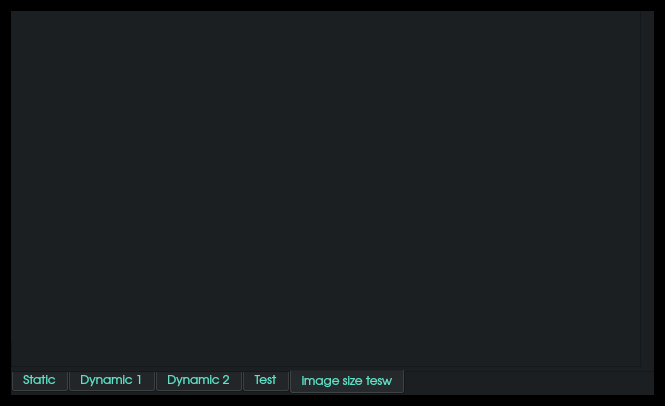
<?xml version="1.0" encoding="UTF-8"?>
<ui version="4.0">
 <class>MainWindow</class>
 <widget class="QMainWindow" name="MainWindow">
  <property name="geometry">
   <rect>
    <x>0</x>
    <y>0</y>
    <width>665</width>
    <height>406</height>
   </rect>
  </property>
  <property name="maximumSize">
   <size>
    <width>665</width>
    <height>406</height>
   </size>
  </property>
  <property name="windowTitle">
   <string>MainWindow</string>
  </property>
  <property name="styleSheet">
   <string notr="true">background-color: rgb(0, 0, 0);</string>
  </property>
  <widget class="QWidget" name="centralWidget">
   <property name="sizePolicy">
    <sizepolicy hsizetype="Maximum" vsizetype="Maximum">
     <horstretch>0</horstretch>
     <verstretch>0</verstretch>
    </sizepolicy>
   </property>
   <layout class="QGridLayout" name="gridLayout">
    <item row="1" column="0">
     <widget class="QTabWidget" name="tabWidget">
      <property name="sizePolicy">
       <sizepolicy hsizetype="Expanding" vsizetype="Expanding">
        <horstretch>0</horstretch>
        <verstretch>0</verstretch>
       </sizepolicy>
      </property>
      <property name="palette">
       <palette>
        <active>
         <colorrole role="WindowText">
          <brush brushstyle="SolidPattern">
           <color alpha="255">
            <red>96</red>
            <green>225</green>
            <blue>200</blue>
           </color>
          </brush>
         </colorrole>
         <colorrole role="Button">
          <brush brushstyle="SolidPattern">
           <color alpha="255">
            <red>27</red>
            <green>31</green>
            <blue>34</blue>
           </color>
          </brush>
         </colorrole>
         <colorrole role="Text">
          <brush brushstyle="SolidPattern">
           <color alpha="255">
            <red>96</red>
            <green>225</green>
            <blue>200</blue>
           </color>
          </brush>
         </colorrole>
         <colorrole role="ButtonText">
          <brush brushstyle="SolidPattern">
           <color alpha="255">
            <red>96</red>
            <green>225</green>
            <blue>200</blue>
           </color>
          </brush>
         </colorrole>
         <colorrole role="Base">
          <brush brushstyle="SolidPattern">
           <color alpha="255">
            <red>27</red>
            <green>31</green>
            <blue>34</blue>
           </color>
          </brush>
         </colorrole>
         <colorrole role="Window">
          <brush brushstyle="SolidPattern">
           <color alpha="255">
            <red>27</red>
            <green>31</green>
            <blue>34</blue>
           </color>
          </brush>
         </colorrole>
        </active>
        <inactive>
         <colorrole role="WindowText">
          <brush brushstyle="SolidPattern">
           <color alpha="255">
            <red>96</red>
            <green>225</green>
            <blue>200</blue>
           </color>
          </brush>
         </colorrole>
         <colorrole role="Button">
          <brush brushstyle="SolidPattern">
           <color alpha="255">
            <red>27</red>
            <green>31</green>
            <blue>34</blue>
           </color>
          </brush>
         </colorrole>
         <colorrole role="Text">
          <brush brushstyle="SolidPattern">
           <color alpha="255">
            <red>96</red>
            <green>225</green>
            <blue>200</blue>
           </color>
          </brush>
         </colorrole>
         <colorrole role="ButtonText">
          <brush brushstyle="SolidPattern">
           <color alpha="255">
            <red>96</red>
            <green>225</green>
            <blue>200</blue>
           </color>
          </brush>
         </colorrole>
         <colorrole role="Base">
          <brush brushstyle="SolidPattern">
           <color alpha="255">
            <red>27</red>
            <green>31</green>
            <blue>34</blue>
           </color>
          </brush>
         </colorrole>
         <colorrole role="Window">
          <brush brushstyle="SolidPattern">
           <color alpha="255">
            <red>27</red>
            <green>31</green>
            <blue>34</blue>
           </color>
          </brush>
         </colorrole>
        </inactive>
        <disabled>
         <colorrole role="WindowText">
          <brush brushstyle="SolidPattern">
           <color alpha="255">
            <red>96</red>
            <green>225</green>
            <blue>200</blue>
           </color>
          </brush>
         </colorrole>
         <colorrole role="Button">
          <brush brushstyle="SolidPattern">
           <color alpha="255">
            <red>27</red>
            <green>31</green>
            <blue>34</blue>
           </color>
          </brush>
         </colorrole>
         <colorrole role="Text">
          <brush brushstyle="SolidPattern">
           <color alpha="255">
            <red>96</red>
            <green>225</green>
            <blue>200</blue>
           </color>
          </brush>
         </colorrole>
         <colorrole role="ButtonText">
          <brush brushstyle="SolidPattern">
           <color alpha="255">
            <red>96</red>
            <green>225</green>
            <blue>200</blue>
           </color>
          </brush>
         </colorrole>
         <colorrole role="Base">
          <brush brushstyle="SolidPattern">
           <color alpha="255">
            <red>27</red>
            <green>31</green>
            <blue>34</blue>
           </color>
          </brush>
         </colorrole>
         <colorrole role="Window">
          <brush brushstyle="SolidPattern">
           <color alpha="255">
            <red>27</red>
            <green>31</green>
            <blue>34</blue>
           </color>
          </brush>
         </colorrole>
        </disabled>
       </palette>
      </property>
      <property name="font">
       <font>
        <family>URW Gothic L</family>
       </font>
      </property>
      <property name="cursor">
       <cursorShape>BusyCursor</cursorShape>
      </property>
      <property name="layoutDirection">
       <enum>Qt::LeftToRight</enum>
      </property>
      <property name="autoFillBackground">
       <bool>false</bool>
      </property>
      <property name="styleSheet">
       <string notr="true">
background-color: rgb(27,31,34);
color: rgb(96,225,200);</string>
      </property>
      <property name="tabPosition">
       <enum>QTabWidget::South</enum>
      </property>
      <property name="tabShape">
       <enum>QTabWidget::Rounded</enum>
      </property>
      <property name="currentIndex">
       <number>4</number>
      </property>
      <property name="iconSize">
       <size>
        <width>14</width>
        <height>16</height>
       </size>
      </property>
      <property name="elideMode">
       <enum>Qt::ElideNone</enum>
      </property>
      <property name="documentMode">
       <bool>true</bool>
      </property>
      <property name="tabsClosable">
       <bool>false</bool>
      </property>
      <property name="movable">
       <bool>false</bool>
      </property>
      <widget class="QWidget" name="Static">
       <attribute name="title">
        <string>Static</string>
       </attribute>
       <widget class="QLCDNumber" name="GasS">
        <property name="geometry">
         <rect>
          <x>330</x>
          <y>210</y>
          <width>151</width>
          <height>121</height>
         </rect>
        </property>
        <property name="styleSheet">
         <string notr="true">color: rgb(255, 255, 255);</string>
        </property>
        <property name="midLineWidth">
         <number>1</number>
        </property>
        <property name="numDigits">
         <number>2</number>
        </property>
        <property name="digitCount">
         <number>2</number>
        </property>
        <property name="value" stdset="0">
         <double>75.000000000000000</double>
        </property>
       </widget>
       <widget class="QTextBrowser" name="CTLS">
        <property name="geometry">
         <rect>
          <x>-30</x>
          <y>160</y>
          <width>161</width>
          <height>41</height>
         </rect>
        </property>
        <property name="html">
         <string>&lt;!DOCTYPE HTML PUBLIC &quot;-//W3C//DTD HTML 4.0//EN&quot; &quot;http://www.w3.org/TR/REC-html40/strict.dtd&quot;&gt;
&lt;html&gt;&lt;head&gt;&lt;meta name=&quot;qrichtext&quot; content=&quot;1&quot; /&gt;&lt;style type=&quot;text/css&quot;&gt;
p, li { white-space: pre-wrap; }
&lt;/style&gt;&lt;/head&gt;&lt;body style=&quot; font-family:'Roboto'; font-size:12pt; font-weight:200; font-style:normal;&quot;&gt;
&lt;p style=&quot; margin-top:0px; margin-bottom:0px; margin-left:0px; margin-right:0px; -qt-block-indent:0; text-indent:0px;&quot;&gt;&lt;span style=&quot; font-size:16pt; color:#ffffff;&quot;&gt;Coolant Temp&lt;/span&gt;&lt;/p&gt;&lt;/body&gt;&lt;/html&gt;</string>
        </property>
       </widget>
       <widget class="QTextBrowser" name="MessageS">
        <property name="geometry">
         <rect>
          <x>340</x>
          <y>-40</y>
          <width>251</width>
          <height>161</height>
         </rect>
        </property>
        <property name="html">
         <string>&lt;!DOCTYPE HTML PUBLIC &quot;-//W3C//DTD HTML 4.0//EN&quot; &quot;http://www.w3.org/TR/REC-html40/strict.dtd&quot;&gt;
&lt;html&gt;&lt;head&gt;&lt;meta name=&quot;qrichtext&quot; content=&quot;1&quot; /&gt;&lt;style type=&quot;text/css&quot;&gt;
p, li { white-space: pre-wrap; }
&lt;/style&gt;&lt;/head&gt;&lt;body style=&quot; font-family:'Roboto'; font-size:12pt; font-weight:200; font-style:normal;&quot;&gt;
&lt;p style=&quot; margin-top:0px; margin-bottom:0px; margin-left:0px; margin-right:0px; -qt-block-indent:0; text-indent:0px;&quot;&gt;&lt;span style=&quot; font-size:22pt; color:#ffffff;&quot;&gt;A/F ratio too high&lt;/span&gt;&lt;/p&gt;&lt;/body&gt;&lt;/html&gt;</string>
        </property>
       </widget>
       <widget class="QTextBrowser" name="OTLS">
        <property name="geometry">
         <rect>
          <x>160</x>
          <y>160</y>
          <width>101</width>
          <height>41</height>
         </rect>
        </property>
        <property name="html">
         <string>&lt;!DOCTYPE HTML PUBLIC &quot;-//W3C//DTD HTML 4.0//EN&quot; &quot;http://www.w3.org/TR/REC-html40/strict.dtd&quot;&gt;
&lt;html&gt;&lt;head&gt;&lt;meta name=&quot;qrichtext&quot; content=&quot;1&quot; /&gt;&lt;style type=&quot;text/css&quot;&gt;
p, li { white-space: pre-wrap; }
&lt;/style&gt;&lt;/head&gt;&lt;body style=&quot; font-family:'Roboto'; font-size:12pt; font-weight:200; font-style:normal;&quot;&gt;
&lt;p style=&quot; margin-top:0px; margin-bottom:0px; margin-left:0px; margin-right:0px; -qt-block-indent:0; text-indent:0px;&quot;&gt;&lt;span style=&quot; font-size:16pt; color:#ffffff;&quot;&gt;Oil Temp&lt;/span&gt;&lt;/p&gt;&lt;/body&gt;&lt;/html&gt;</string>
        </property>
       </widget>
       <widget class="QTextBrowser" name="BlabelS">
        <property name="geometry">
         <rect>
          <x>170</x>
          <y>-50</y>
          <width>141</width>
          <height>41</height>
         </rect>
        </property>
        <property name="html">
         <string>&lt;!DOCTYPE HTML PUBLIC &quot;-//W3C//DTD HTML 4.0//EN&quot; &quot;http://www.w3.org/TR/REC-html40/strict.dtd&quot;&gt;
&lt;html&gt;&lt;head&gt;&lt;meta name=&quot;qrichtext&quot; content=&quot;1&quot; /&gt;&lt;style type=&quot;text/css&quot;&gt;
p, li { white-space: pre-wrap; }
&lt;/style&gt;&lt;/head&gt;&lt;body style=&quot; font-family:'Roboto'; font-size:12pt; font-weight:200; font-style:normal;&quot;&gt;
&lt;p style=&quot; margin-top:0px; margin-bottom:0px; margin-left:0px; margin-right:0px; -qt-block-indent:0; text-indent:0px;&quot;&gt;&lt;span style=&quot; font-size:16pt; color:#ffffff;&quot;&gt;Battery&lt;/span&gt;&lt;/p&gt;&lt;/body&gt;&lt;/html&gt;</string>
        </property>
       </widget>
       <widget class="QLCDNumber" name="BattS">
        <property name="geometry">
         <rect>
          <x>170</x>
          <y>0</y>
          <width>151</width>
          <height>111</height>
         </rect>
        </property>
        <property name="styleSheet">
         <string notr="true">color: rgb(255, 255, 255);</string>
        </property>
        <property name="midLineWidth">
         <number>1</number>
        </property>
        <property name="numDigits">
         <number>4</number>
        </property>
        <property name="value" stdset="0">
         <double>13.199999999999999</double>
        </property>
       </widget>
       <widget class="QTextBrowser" name="LSpeedS">
        <property name="geometry">
         <rect>
          <x>-30</x>
          <y>-50</y>
          <width>171</width>
          <height>41</height>
         </rect>
        </property>
        <property name="html">
         <string>&lt;!DOCTYPE HTML PUBLIC &quot;-//W3C//DTD HTML 4.0//EN&quot; &quot;http://www.w3.org/TR/REC-html40/strict.dtd&quot;&gt;
&lt;html&gt;&lt;head&gt;&lt;meta name=&quot;qrichtext&quot; content=&quot;1&quot; /&gt;&lt;style type=&quot;text/css&quot;&gt;
p, li { white-space: pre-wrap; }
&lt;/style&gt;&lt;/head&gt;&lt;body style=&quot; font-family:'Roboto'; font-size:12pt; font-weight:200; font-style:normal;&quot;&gt;
&lt;p style=&quot; margin-top:0px; margin-bottom:0px; margin-left:0px; margin-right:0px; -qt-block-indent:0; text-indent:0px;&quot;&gt;&lt;span style=&quot; font-size:16pt; color:#ffffff;&quot;&gt;Engine Speed&lt;/span&gt;&lt;/p&gt;&lt;/body&gt;&lt;/html&gt;</string>
        </property>
       </widget>
       <widget class="QTextBrowser" name="GLS">
        <property name="geometry">
         <rect>
          <x>330</x>
          <y>160</y>
          <width>51</width>
          <height>41</height>
         </rect>
        </property>
        <property name="html">
         <string>&lt;!DOCTYPE HTML PUBLIC &quot;-//W3C//DTD HTML 4.0//EN&quot; &quot;http://www.w3.org/TR/REC-html40/strict.dtd&quot;&gt;
&lt;html&gt;&lt;head&gt;&lt;meta name=&quot;qrichtext&quot; content=&quot;1&quot; /&gt;&lt;style type=&quot;text/css&quot;&gt;
p, li { white-space: pre-wrap; }
&lt;/style&gt;&lt;/head&gt;&lt;body style=&quot; font-family:'Roboto'; font-size:12pt; font-weight:200; font-style:normal;&quot;&gt;
&lt;p style=&quot; margin-top:0px; margin-bottom:0px; margin-left:0px; margin-right:0px; -qt-block-indent:0; text-indent:0px;&quot;&gt;&lt;span style=&quot; font-size:16pt; color:#ffffff;&quot;&gt;Gas&lt;/span&gt;&lt;/p&gt;&lt;/body&gt;&lt;/html&gt;</string>
        </property>
       </widget>
       <widget class="QLCDNumber" name="CoolantTempS">
        <property name="geometry">
         <rect>
          <x>-30</x>
          <y>210</y>
          <width>181</width>
          <height>121</height>
         </rect>
        </property>
        <property name="styleSheet">
         <string notr="true">color: rgb(255, 255, 255);</string>
        </property>
        <property name="midLineWidth">
         <number>1</number>
        </property>
        <property name="smallDecimalPoint">
         <bool>false</bool>
        </property>
        <property name="numDigits">
         <number>3</number>
        </property>
        <property name="value" stdset="0">
         <double>185.000000000000000</double>
        </property>
       </widget>
       <widget class="QLCDNumber" name="EngineSpeedS">
        <property name="geometry">
         <rect>
          <x>-30</x>
          <y>0</y>
          <width>191</width>
          <height>111</height>
         </rect>
        </property>
        <property name="styleSheet">
         <string notr="true">color: rgb(255, 255, 255);</string>
        </property>
        <property name="midLineWidth">
         <number>1</number>
        </property>
        <property name="value" stdset="0">
         <double>17000.000000000000000</double>
        </property>
       </widget>
       <widget class="Line" name="lineS">
        <property name="geometry">
         <rect>
          <x>-40</x>
          <y>130</y>
          <width>771</width>
          <height>16</height>
         </rect>
        </property>
        <property name="midLineWidth">
         <number>1</number>
        </property>
        <property name="orientation">
         <enum>Qt::Horizontal</enum>
        </property>
       </widget>
       <widget class="QLCDNumber" name="OilTempS">
        <property name="geometry">
         <rect>
          <x>160</x>
          <y>210</y>
          <width>161</width>
          <height>121</height>
         </rect>
        </property>
        <property name="styleSheet">
         <string notr="true">color: rgb(255, 255, 255);</string>
        </property>
        <property name="midLineWidth">
         <number>1</number>
        </property>
        <property name="numDigits">
         <number>3</number>
        </property>
        <property name="value" stdset="0">
         <double>195.000000000000000</double>
        </property>
       </widget>
      </widget>
      <widget class="QWidget" name="Dynamic1">
       <attribute name="title">
        <string>Dynamic 1</string>
       </attribute>
       <widget class="QLCDNumber" name="Speed">
        <property name="geometry">
         <rect>
          <x>13</x>
          <y>162</y>
          <width>92</width>
          <height>87</height>
         </rect>
        </property>
        <property name="styleSheet">
         <string notr="true">color: rgb(255, 255, 255);
background-color: rgb(27,31,34);</string>
        </property>
        <property name="frameShape">
         <enum>QFrame::NoFrame</enum>
        </property>
        <property name="frameShadow">
         <enum>QFrame::Plain</enum>
        </property>
        <property name="lineWidth">
         <number>0</number>
        </property>
        <property name="midLineWidth">
         <number>0</number>
        </property>
        <property name="numDigits">
         <number>2</number>
        </property>
        <property name="value" stdset="0">
         <double>35.000000000000000</double>
        </property>
       </widget>
       <widget class="QLCDNumber" name="enginetemp">
        <property name="geometry">
         <rect>
          <x>255</x>
          <y>162</y>
          <width>149</width>
          <height>86</height>
         </rect>
        </property>
        <property name="styleSheet">
         <string notr="true">color: rgb(255, 255, 255);
background-color: rgb(27,31,34);</string>
        </property>
        <property name="frameShape">
         <enum>QFrame::NoFrame</enum>
        </property>
        <property name="frameShadow">
         <enum>QFrame::Plain</enum>
        </property>
        <property name="lineWidth">
         <number>0</number>
        </property>
        <property name="midLineWidth">
         <number>0</number>
        </property>
        <property name="numDigits">
         <number>3</number>
        </property>
        <property name="value" stdset="0">
         <double>298.000000000000000</double>
        </property>
       </widget>
       <widget class="QLCDNumber" name="gearnumber">
        <property name="geometry">
         <rect>
          <x>494</x>
          <y>116</y>
          <width>128</width>
          <height>111</height>
         </rect>
        </property>
        <property name="autoFillBackground">
         <bool>false</bool>
        </property>
        <property name="styleSheet">
         <string notr="true">color: rgb(255, 255, 255);
background-color: rgb(27,31,34);</string>
        </property>
        <property name="frameShape">
         <enum>QFrame::NoFrame</enum>
        </property>
        <property name="frameShadow">
         <enum>QFrame::Plain</enum>
        </property>
        <property name="lineWidth">
         <number>0</number>
        </property>
        <property name="midLineWidth">
         <number>0</number>
        </property>
        <property name="numDigits">
         <number>1</number>
        </property>
        <property name="value" stdset="0">
         <double>0.000000000000000</double>
        </property>
       </widget>
       <widget class="QLCDNumber" name="LapTime">
        <property name="geometry">
         <rect>
          <x>499</x>
          <y>59</y>
          <width>87</width>
          <height>18</height>
         </rect>
        </property>
        <property name="styleSheet">
         <string notr="true">color: rgb(255, 255, 255);
background-color: rgb(27,31,34);</string>
        </property>
        <property name="frameShape">
         <enum>QFrame::NoFrame</enum>
        </property>
        <property name="lineWidth">
         <number>0</number>
        </property>
        <property name="midLineWidth">
         <number>0</number>
        </property>
        <property name="value" stdset="0">
         <double>1.150000000000000</double>
        </property>
       </widget>
       <widget class="QTextBrowser" name="MessageM">
        <property name="geometry">
         <rect>
          <x>16</x>
          <y>296</y>
          <width>616</width>
          <height>55</height>
         </rect>
        </property>
        <property name="styleSheet">
         <string notr="true">background-color: rgb(27,31,34);</string>
        </property>
        <property name="frameShape">
         <enum>QFrame::NoFrame</enum>
        </property>
        <property name="frameShadow">
         <enum>QFrame::Plain</enum>
        </property>
        <property name="lineWidth">
         <number>0</number>
        </property>
       </widget>
       <widget class="QLCDNumber" name="RPMnumber">
        <property name="geometry">
         <rect>
          <x>15</x>
          <y>21</y>
          <width>388</width>
          <height>126</height>
         </rect>
        </property>
        <property name="styleSheet">
         <string notr="true">color: rgb(255, 255, 255);
background-color: rgb(27,31,34);</string>
        </property>
        <property name="frameShape">
         <enum>QFrame::NoFrame</enum>
        </property>
        <property name="frameShadow">
         <enum>QFrame::Plain</enum>
        </property>
        <property name="lineWidth">
         <number>0</number>
        </property>
        <property name="midLineWidth">
         <number>0</number>
        </property>
        <property name="smallDecimalPoint">
         <bool>false</bool>
        </property>
        <property name="numDigits">
         <number>6</number>
        </property>
        <property name="digitCount">
         <number>6</number>
        </property>
        <property name="value" stdset="0">
         <double>0.000000000000000</double>
        </property>
        <property name="intValue" stdset="0">
         <number>0</number>
        </property>
       </widget>
       <widget class="QProgressBar" name="gas">
        <property name="geometry">
         <rect>
          <x>495</x>
          <y>85</y>
          <width>97</width>
          <height>18</height>
         </rect>
        </property>
        <property name="styleSheet">
         <string notr="true">border-color: rgb(27, 31, 34);</string>
        </property>
        <property name="value">
         <number>24</number>
        </property>
        <property name="textVisible">
         <bool>false</bool>
        </property>
        <property name="format">
         <string>%p%</string>
        </property>
       </widget>
       <widget class="QLabel" name="label">
        <property name="geometry">
         <rect>
          <x>592</x>
          <y>87</y>
          <width>30</width>
          <height>16</height>
         </rect>
        </property>
        <property name="font">
         <font>
          <family>Roboto</family>
          <pointsize>12</pointsize>
          <weight>9</weight>
          <italic>false</italic>
          <bold>false</bold>
         </font>
        </property>
        <property name="styleSheet">
         <string notr="true">font: 75 12pt &quot;Roboto&quot;;</string>
        </property>
        <property name="text">
         <string>GAS</string>
        </property>
       </widget>
       <widget class="QLabel" name="label_2">
        <property name="geometry">
         <rect>
          <x>595</x>
          <y>60</y>
          <width>30</width>
          <height>18</height>
         </rect>
        </property>
        <property name="font">
         <font>
          <family>Roboto</family>
          <pointsize>12</pointsize>
          <weight>9</weight>
          <italic>false</italic>
          <bold>false</bold>
         </font>
        </property>
        <property name="styleSheet">
         <string notr="true">font: 75 12pt &quot;Roboto&quot;;</string>
        </property>
        <property name="text">
         <string>LAP</string>
        </property>
       </widget>
       <widget class="QGraphicsView" name="graphicsView">
        <property name="geometry">
         <rect>
          <x>0</x>
          <y>0</y>
          <width>641</width>
          <height>361</height>
         </rect>
        </property>
        <property name="sizePolicy">
         <sizepolicy hsizetype="Maximum" vsizetype="Maximum">
          <horstretch>0</horstretch>
          <verstretch>0</verstretch>
         </sizepolicy>
        </property>
        <property name="styleSheet">
         <string notr="true">background-image: url(/home/pi/Downloads/emptydash(1).png);</string>
        </property>
       </widget>
       <zorder>graphicsView</zorder>
       <zorder>Speed</zorder>
       <zorder>enginetemp</zorder>
       <zorder>gearnumber</zorder>
       <zorder>LapTime</zorder>
       <zorder>MessageM</zorder>
       <zorder>RPMnumber</zorder>
       <zorder>gas</zorder>
       <zorder>label_2</zorder>
       <zorder>label</zorder>
      </widget>
      <widget class="QWidget" name="Dynamic2">
       <attribute name="title">
        <string>Dynamic 2</string>
       </attribute>
       <widget class="QProgressBar" name="progressBar">
        <property name="geometry">
         <rect>
          <x>11</x>
          <y>21</y>
          <width>392</width>
          <height>131</height>
         </rect>
        </property>
        <property name="styleSheet">
         <string notr="true">selection-background-color: rgb(255, 255, 0);
background-color: rgb(27,31,34);
border-color: rgb(27, 31, 34);</string>
        </property>
        <property name="minimum">
         <number>5000</number>
        </property>
        <property name="maximum">
         <number>15000</number>
        </property>
        <property name="value">
         <number>7500</number>
        </property>
        <property name="textVisible">
         <bool>false</bool>
        </property>
       </widget>
       <widget class="QLCDNumber" name="enginetemp_2">
        <property name="geometry">
         <rect>
          <x>255</x>
          <y>162</y>
          <width>149</width>
          <height>86</height>
         </rect>
        </property>
        <property name="styleSheet">
         <string notr="true">color: rgb(255, 255, 255);
background-color: rgb(27,31,34);</string>
        </property>
        <property name="frameShape">
         <enum>QFrame::NoFrame</enum>
        </property>
        <property name="frameShadow">
         <enum>QFrame::Plain</enum>
        </property>
        <property name="lineWidth">
         <number>0</number>
        </property>
        <property name="midLineWidth">
         <number>0</number>
        </property>
        <property name="numDigits">
         <number>3</number>
        </property>
        <property name="value" stdset="0">
         <double>298.000000000000000</double>
        </property>
       </widget>
       <widget class="QLCDNumber" name="gearnumber_2">
        <property name="geometry">
         <rect>
          <x>494</x>
          <y>116</y>
          <width>128</width>
          <height>111</height>
         </rect>
        </property>
        <property name="autoFillBackground">
         <bool>false</bool>
        </property>
        <property name="styleSheet">
         <string notr="true">color: rgb(255, 255, 255);
background-color: rgb(27,31,34);</string>
        </property>
        <property name="frameShape">
         <enum>QFrame::NoFrame</enum>
        </property>
        <property name="frameShadow">
         <enum>QFrame::Plain</enum>
        </property>
        <property name="lineWidth">
         <number>0</number>
        </property>
        <property name="midLineWidth">
         <number>0</number>
        </property>
        <property name="numDigits">
         <number>1</number>
        </property>
        <property name="value" stdset="0">
         <double>0.000000000000000</double>
        </property>
       </widget>
       <widget class="QLCDNumber" name="Speed_2">
        <property name="geometry">
         <rect>
          <x>13</x>
          <y>162</y>
          <width>92</width>
          <height>87</height>
         </rect>
        </property>
        <property name="styleSheet">
         <string notr="true">color: rgb(255, 255, 255);
background-color: rgb(27,31,34);</string>
        </property>
        <property name="frameShape">
         <enum>QFrame::NoFrame</enum>
        </property>
        <property name="frameShadow">
         <enum>QFrame::Plain</enum>
        </property>
        <property name="lineWidth">
         <number>0</number>
        </property>
        <property name="midLineWidth">
         <number>0</number>
        </property>
        <property name="numDigits">
         <number>2</number>
        </property>
        <property name="value" stdset="0">
         <double>35.000000000000000</double>
        </property>
       </widget>
       <widget class="QTextBrowser" name="MessageM_2">
        <property name="geometry">
         <rect>
          <x>16</x>
          <y>296</y>
          <width>616</width>
          <height>55</height>
         </rect>
        </property>
        <property name="styleSheet">
         <string notr="true">background-color: rgb(27,31,34);</string>
        </property>
        <property name="frameShape">
         <enum>QFrame::NoFrame</enum>
        </property>
        <property name="frameShadow">
         <enum>QFrame::Plain</enum>
        </property>
        <property name="lineWidth">
         <number>0</number>
        </property>
       </widget>
       <widget class="QProgressBar" name="gas_2">
        <property name="geometry">
         <rect>
          <x>495</x>
          <y>85</y>
          <width>97</width>
          <height>18</height>
         </rect>
        </property>
        <property name="styleSheet">
         <string notr="true">border-color: rgb(27, 31, 34);</string>
        </property>
        <property name="value">
         <number>24</number>
        </property>
        <property name="textVisible">
         <bool>false</bool>
        </property>
       </widget>
       <widget class="QLabel" name="label_7">
        <property name="geometry">
         <rect>
          <x>595</x>
          <y>60</y>
          <width>30</width>
          <height>18</height>
         </rect>
        </property>
        <property name="font">
         <font>
          <family>Roboto</family>
          <pointsize>12</pointsize>
          <weight>9</weight>
          <italic>false</italic>
          <bold>false</bold>
         </font>
        </property>
        <property name="styleSheet">
         <string notr="true">font: 75 12pt &quot;Roboto&quot;;</string>
        </property>
        <property name="text">
         <string>LAP</string>
        </property>
       </widget>
       <widget class="QLCDNumber" name="LapTime_4">
        <property name="geometry">
         <rect>
          <x>499</x>
          <y>59</y>
          <width>87</width>
          <height>18</height>
         </rect>
        </property>
        <property name="styleSheet">
         <string notr="true">color: rgb(255, 255, 255);
background-color: rgb(27,31,34);</string>
        </property>
        <property name="frameShape">
         <enum>QFrame::NoFrame</enum>
        </property>
        <property name="lineWidth">
         <number>0</number>
        </property>
        <property name="midLineWidth">
         <number>0</number>
        </property>
        <property name="value" stdset="0">
         <double>1.150000000000000</double>
        </property>
       </widget>
       <widget class="QLabel" name="label_8">
        <property name="geometry">
         <rect>
          <x>592</x>
          <y>87</y>
          <width>30</width>
          <height>16</height>
         </rect>
        </property>
        <property name="font">
         <font>
          <family>Roboto</family>
          <pointsize>12</pointsize>
          <weight>9</weight>
          <italic>false</italic>
          <bold>false</bold>
         </font>
        </property>
        <property name="styleSheet">
         <string notr="true">font: 75 12pt &quot;Roboto&quot;;</string>
        </property>
        <property name="text">
         <string>GAS</string>
        </property>
       </widget>
       <widget class="QGraphicsView" name="graphicsView_2">
        <property name="geometry">
         <rect>
          <x>0</x>
          <y>0</y>
          <width>641</width>
          <height>361</height>
         </rect>
        </property>
        <property name="styleSheet">
         <string notr="true">background-image: url(/home/pi/Downloads/emptydash(1).png);</string>
        </property>
       </widget>
       <zorder>graphicsView_2</zorder>
       <zorder>progressBar</zorder>
       <zorder>enginetemp_2</zorder>
       <zorder>gearnumber_2</zorder>
       <zorder>Speed_2</zorder>
       <zorder>MessageM_2</zorder>
       <zorder>gas_2</zorder>
       <zorder>label_7</zorder>
       <zorder>LapTime_4</zorder>
       <zorder>label_8</zorder>
      </widget>
      <widget class="QWidget" name="Test">
       <attribute name="title">
        <string>Test</string>
       </attribute>
       <widget class="QLabel" name="ch1l">
        <property name="geometry">
         <rect>
          <x>60</x>
          <y>0</y>
          <width>161</width>
          <height>71</height>
         </rect>
        </property>
        <property name="font">
         <font>
          <family>Roboto</family>
          <pointsize>28</pointsize>
          <weight>3</weight>
          <italic>false</italic>
          <bold>false</bold>
         </font>
        </property>
        <property name="styleSheet">
         <string notr="true">color: rgb(255, 255, 255);
font: 25 28pt &quot;Roboto&quot;;</string>
        </property>
        <property name="text">
         <string>Channel 1</string>
        </property>
        <property name="textFormat">
         <enum>Qt::PlainText</enum>
        </property>
       </widget>
       <widget class="QLabel" name="ch2l">
        <property name="geometry">
         <rect>
          <x>370</x>
          <y>0</y>
          <width>161</width>
          <height>71</height>
         </rect>
        </property>
        <property name="font">
         <font>
          <family>Roboto</family>
          <pointsize>28</pointsize>
          <weight>3</weight>
          <italic>false</italic>
          <bold>false</bold>
         </font>
        </property>
        <property name="styleSheet">
         <string notr="true">color: rgb(255, 255, 255);
font: 25 28pt &quot;Roboto&quot;;</string>
        </property>
        <property name="text">
         <string>Channel 2</string>
        </property>
        <property name="textFormat">
         <enum>Qt::PlainText</enum>
        </property>
       </widget>
       <widget class="QLCDNumber" name="ch2">
        <property name="geometry">
         <rect>
          <x>350</x>
          <y>70</y>
          <width>191</width>
          <height>131</height>
         </rect>
        </property>
        <property name="styleSheet">
         <string notr="true">color: rgb(255, 255, 255);</string>
        </property>
        <property name="midLineWidth">
         <number>1</number>
        </property>
        <property name="numDigits">
         <number>5</number>
        </property>
        <property name="value" stdset="0">
         <double>298.000000000000000</double>
        </property>
       </widget>
       <widget class="QLCDNumber" name="ch1">
        <property name="geometry">
         <rect>
          <x>40</x>
          <y>60</y>
          <width>191</width>
          <height>131</height>
         </rect>
        </property>
        <property name="styleSheet">
         <string notr="true">color: rgb(255, 255, 255);</string>
        </property>
        <property name="midLineWidth">
         <number>1</number>
        </property>
        <property name="numDigits">
         <number>5</number>
        </property>
        <property name="value" stdset="0">
         <double>298.000000000000000</double>
        </property>
       </widget>
       <widget class="QLabel" name="ch4l">
        <property name="geometry">
         <rect>
          <x>350</x>
          <y>200</y>
          <width>161</width>
          <height>71</height>
         </rect>
        </property>
        <property name="font">
         <font>
          <family>Roboto</family>
          <pointsize>28</pointsize>
          <weight>3</weight>
          <italic>false</italic>
          <bold>false</bold>
         </font>
        </property>
        <property name="styleSheet">
         <string notr="true">color: rgb(255, 255, 255);
font: 25 28pt &quot;Roboto&quot;;</string>
        </property>
        <property name="text">
         <string>Channel 4</string>
        </property>
        <property name="textFormat">
         <enum>Qt::PlainText</enum>
        </property>
       </widget>
       <widget class="QLCDNumber" name="ch4">
        <property name="geometry">
         <rect>
          <x>350</x>
          <y>270</y>
          <width>191</width>
          <height>131</height>
         </rect>
        </property>
        <property name="styleSheet">
         <string notr="true">color: rgb(255, 255, 255);</string>
        </property>
        <property name="midLineWidth">
         <number>1</number>
        </property>
        <property name="numDigits">
         <number>5</number>
        </property>
        <property name="value" stdset="0">
         <double>298.000000000000000</double>
        </property>
       </widget>
       <widget class="QLabel" name="ch3l">
        <property name="geometry">
         <rect>
          <x>40</x>
          <y>190</y>
          <width>161</width>
          <height>71</height>
         </rect>
        </property>
        <property name="font">
         <font>
          <family>Roboto</family>
          <pointsize>28</pointsize>
          <weight>3</weight>
          <italic>false</italic>
          <bold>false</bold>
         </font>
        </property>
        <property name="styleSheet">
         <string notr="true">color: rgb(255, 255, 255);
font: 25 28pt &quot;Roboto&quot;;</string>
        </property>
        <property name="text">
         <string>Channel 3</string>
        </property>
        <property name="textFormat">
         <enum>Qt::PlainText</enum>
        </property>
       </widget>
       <widget class="QLCDNumber" name="ch3">
        <property name="geometry">
         <rect>
          <x>30</x>
          <y>270</y>
          <width>191</width>
          <height>131</height>
         </rect>
        </property>
        <property name="styleSheet">
         <string notr="true">color: rgb(255, 255, 255);</string>
        </property>
        <property name="midLineWidth">
         <number>1</number>
        </property>
        <property name="numDigits">
         <number>5</number>
        </property>
        <property name="value" stdset="0">
         <double>298.000000000000000</double>
        </property>
       </widget>
      </widget>
      <widget class="QWidget" name="tab">
       <attribute name="title">
        <string>image size tesw</string>
       </attribute>
       <widget class="QLabel" name="label_3">
        <property name="geometry">
         <rect>
          <x>0</x>
          <y>0</y>
          <width>591</width>
          <height>331</height>
         </rect>
        </property>
        <property name="styleSheet">
         <string notr="true">background-image: url(/home/pi/Downloads/DashOrig85.png);</string>
        </property>
        <property name="text">
         <string/>
        </property>
       </widget>
       <widget class="QTextBrowser" name="textBrowser">
        <property name="geometry">
         <rect>
          <x>0</x>
          <y>-2</y>
          <width>630</width>
          <height>358</height>
         </rect>
        </property>
        <property name="styleSheet">
         <string notr="true">background-image: url(/home/pi/Downloads/DashOrig90.png);</string>
        </property>
       </widget>
       <widget class="QLabel" name="label_4">
        <property name="geometry">
         <rect>
          <x>0</x>
          <y>0</y>
          <width>661</width>
          <height>371</height>
         </rect>
        </property>
        <property name="styleSheet">
         <string notr="true">background-image: url(/home/pi/Downloads/DashOrig95.png);</string>
        </property>
        <property name="text">
         <string/>
        </property>
       </widget>
       <widget class="QLabel" name="label_5">
        <property name="geometry">
         <rect>
          <x>0</x>
          <y>0</y>
          <width>697</width>
          <height>392</height>
         </rect>
        </property>
        <property name="styleSheet">
         <string notr="true">background-image: url(/home/pi/Downloads/DashOrig.png);</string>
        </property>
        <property name="text">
         <string/>
        </property>
       </widget>
       <zorder>label_5</zorder>
       <zorder>label_4</zorder>
       <zorder>textBrowser</zorder>
       <zorder>label_3</zorder>
      </widget>
     </widget>
    </item>
   </layout>
  </widget>
 </widget>
 <layoutdefault spacing="6" margin="11"/>
 <resources/>
 <connections/>
</ui>
